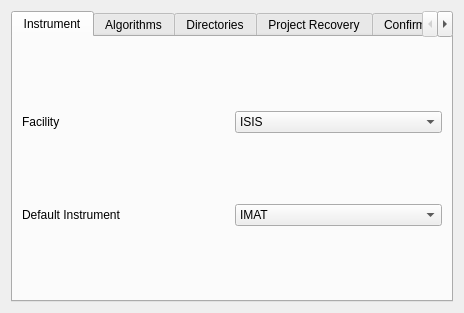
<?xml version="1.0" encoding="UTF-8"?>
<ui version="4.0">
 <class>Form</class>
 <widget class="QWidget" name="Form">
  <property name="geometry">
   <rect>
    <x>0</x>
    <y>0</y>
    <width>464</width>
    <height>288</height>
   </rect>
  </property>
  <property name="windowTitle">
   <string>Form</string>
  </property>
  <layout class="QHBoxLayout" name="horizontalLayout">
   <item>
    <widget class="QTabWidget" name="tabWidget">
     <property name="currentIndex">
      <number>0</number>
     </property>
     <widget class="QWidget" name="instrument_tab">
      <attribute name="title">
       <string>Instrument</string>
      </attribute>
      <layout class="QHBoxLayout" name="horizontalLayout_2">
       <item>
        <layout class="QVBoxLayout" name="verticalLayout">
         <item>
          <layout class="QHBoxLayout" name="horizontalLayout_3">
           <item>
            <widget class="QLabel" name="facility_label">
             <property name="text">
              <string>Facility</string>
             </property>
            </widget>
           </item>
           <item>
            <widget class="QComboBox" name="facility">
             <item>
              <property name="text">
               <string>ISIS</string>
              </property>
             </item>
            </widget>
           </item>
          </layout>
         </item>
         <item>
          <layout class="QHBoxLayout" name="horizontalLayout_4">
           <item>
            <widget class="QLabel" name="instrument_label">
             <property name="text">
              <string>Default Instrument</string>
             </property>
            </widget>
           </item>
           <item>
            <widget class="QComboBox" name="instrument">
             <item>
              <property name="text">
               <string>IMAT</string>
              </property>
             </item>
            </widget>
           </item>
          </layout>
         </item>
        </layout>
       </item>
      </layout>
     </widget>
     <widget class="QWidget" name="algorithms_tab">
      <attribute name="title">
       <string>Algorithms</string>
      </attribute>
      <layout class="QHBoxLayout" name="horizontalLayout_5">
       <item>
        <layout class="QVBoxLayout" name="verticalLayout_2">
         <item>
          <widget class="QCheckBox" name="show_invisible_workspaces">
           <property name="text">
            <string>Show Invisible Workspaces</string>
           </property>
          </widget>
         </item>
         <item>
          <layout class="QHBoxLayout" name="horizontalLayout_6">
           <item>
            <widget class="QTreeWidget" name="algorithms_categories">
             <column>
              <property name="text">
               <string>Show Algorithm Categories</string>
              </property>
             </column>
            </widget>
           </item>
          </layout>
         </item>
        </layout>
       </item>
      </layout>
     </widget>
     <widget class="QWidget" name="directories_tab">
      <attribute name="title">
       <string>Directories</string>
      </attribute>
      <layout class="QHBoxLayout" name="horizontalLayout_7">
       <item>
        <layout class="QVBoxLayout" name="verticalLayout_3">
         <item>
          <layout class="QHBoxLayout" name="horizontalLayout_8">
           <item>
            <widget class="QLabel" name="python_scripts_label">
             <property name="minimumSize">
              <size>
               <width>121</width>
               <height>0</height>
              </size>
             </property>
             <property name="maximumSize">
              <size>
               <width>16777215</width>
               <height>16777215</height>
              </size>
             </property>
             <property name="text">
              <string>Python scripts</string>
             </property>
            </widget>
           </item>
           <item>
            <widget class="QPlainTextEdit" name="python_scripts_dir">
             <property name="maximumSize">
              <size>
               <width>16777215</width>
               <height>25</height>
              </size>
             </property>
            </widget>
           </item>
           <item>
            <widget class="QPushButton" name="python_scripts_find">
             <property name="text">
              <string>Find</string>
             </property>
            </widget>
           </item>
          </layout>
         </item>
         <item>
          <layout class="QHBoxLayout" name="horizontalLayout_9">
           <item>
            <widget class="QLabel" name="python_extensions_label">
             <property name="text">
              <string>Python extensions
(algorithms, fit functions)</string>
             </property>
            </widget>
           </item>
           <item>
            <widget class="QPlainTextEdit" name="python_extensions_dir">
             <property name="maximumSize">
              <size>
               <width>16777215</width>
               <height>25</height>
              </size>
             </property>
            </widget>
           </item>
           <item>
            <widget class="QPushButton" name="python_extensions_find">
             <property name="text">
              <string>Find</string>
             </property>
            </widget>
           </item>
          </layout>
         </item>
         <item>
          <layout class="QHBoxLayout" name="horizontalLayout_10">
           <item>
            <widget class="QLabel" name="instrument_definitions_label">
             <property name="minimumSize">
              <size>
               <width>121</width>
               <height>0</height>
              </size>
             </property>
             <property name="text">
              <string>Instrument definitions</string>
             </property>
            </widget>
           </item>
           <item>
            <widget class="QPlainTextEdit" name="instrument_definitions_dir">
             <property name="maximumSize">
              <size>
               <width>16777215</width>
               <height>25</height>
              </size>
             </property>
            </widget>
           </item>
           <item>
            <widget class="QPushButton" name="instrument_definitions_find">
             <property name="text">
              <string>Find</string>
             </property>
            </widget>
           </item>
          </layout>
         </item>
        </layout>
       </item>
      </layout>
     </widget>
     <widget class="QWidget" name="project_recovery_tab">
      <attribute name="title">
       <string>Project Recovery</string>
      </attribute>
      <layout class="QHBoxLayout" name="horizontalLayout_11">
       <item>
        <layout class="QVBoxLayout" name="verticalLayout_4">
         <item>
          <widget class="QCheckBox" name="checkBox">
           <property name="text">
            <string>Enable Project Recovery</string>
           </property>
          </widget>
         </item>
         <item>
          <layout class="QHBoxLayout" name="horizontalLayout_12">
           <item>
            <widget class="QLabel" name="time_between_recovery_label">
             <property name="minimumSize">
              <size>
               <width>192</width>
               <height>0</height>
              </size>
             </property>
             <property name="text">
              <string>Time between recovery
checkpoints (seconds)</string>
             </property>
            </widget>
           </item>
           <item>
            <widget class="QSpinBox" name="time_between_recovery">
             <property name="maximum">
              <number>3600</number>
             </property>
             <property name="value">
              <number>60</number>
             </property>
            </widget>
           </item>
          </layout>
         </item>
         <item>
          <layout class="QHBoxLayout" name="horizontalLayout_13">
           <item>
            <widget class="QLabel" name="total_number_checkpoints_label">
             <property name="text">
              <string>Total number of checkpoints to be made</string>
             </property>
            </widget>
           </item>
           <item>
            <widget class="QSpinBox" name="total_number_checkpoints"/>
           </item>
          </layout>
         </item>
        </layout>
       </item>
      </layout>
     </widget>
     <widget class="QWidget" name="tab">
      <attribute name="title">
       <string>Confirmations</string>
      </attribute>
      <layout class="QVBoxLayout" name="verticalLayout_5">
       <item>
        <widget class="QGroupBox" name="groupBox">
         <property name="title">
          <string>Prompt on closing</string>
         </property>
         <layout class="QVBoxLayout" name="verticalLayout_6">
          <item>
           <widget class="QCheckBox" name="prompt_close_folders">
            <property name="text">
             <string>Folders</string>
            </property>
           </widget>
          </item>
          <item>
           <widget class="QCheckBox" name="prompt_close_tables">
            <property name="text">
             <string>Tables</string>
            </property>
           </widget>
          </item>
          <item>
           <widget class="QCheckBox" name="prompt_close_matrices">
            <property name="text">
             <string>Matrices</string>
            </property>
           </widget>
          </item>
          <item>
           <widget class="QCheckBox" name="prompt_close_plots">
            <property name="text">
             <string>Plots</string>
            </property>
           </widget>
          </item>
          <item>
           <widget class="QCheckBox" name="prompt_close_notes">
            <property name="text">
             <string>Notes</string>
            </property>
           </widget>
          </item>
          <item>
           <widget class="QCheckBox" name="prompt_close_instrument_view">
            <property name="text">
             <string>Instrument View</string>
            </property>
           </widget>
          </item>
         </layout>
        </widget>
       </item>
       <item>
        <widget class="QCheckBox" name="prompt_when_deleting_ws">
         <property name="text">
          <string>Prompt when deleting Workspaces</string>
         </property>
        </widget>
       </item>
       <item>
        <widget class="QCheckBox" name="prompt_on_renaming_tables">
         <property name="text">
          <string>Prompt on renaming tables when appending projects</string>
         </property>
        </widget>
       </item>
      </layout>
     </widget>
    </widget>
   </item>
  </layout>
 </widget>
 <resources/>
 <connections/>
</ui>
